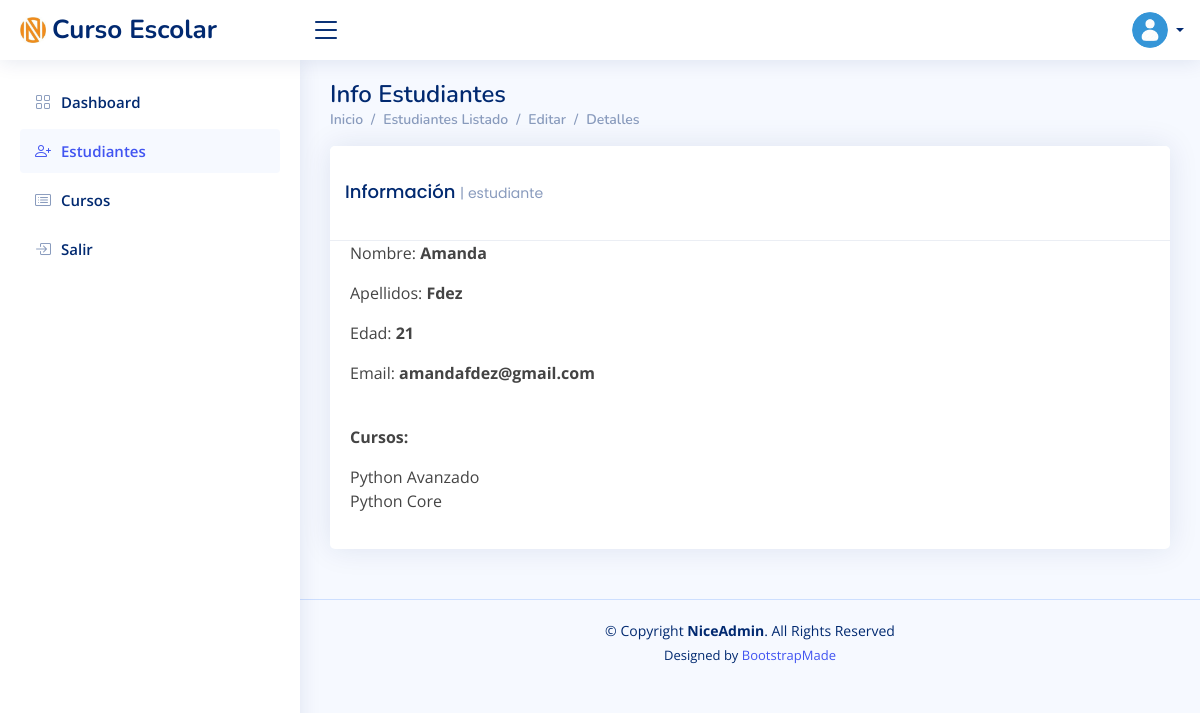
/students/detail/3/ (signed in), run on an earlier commit of the app's database.
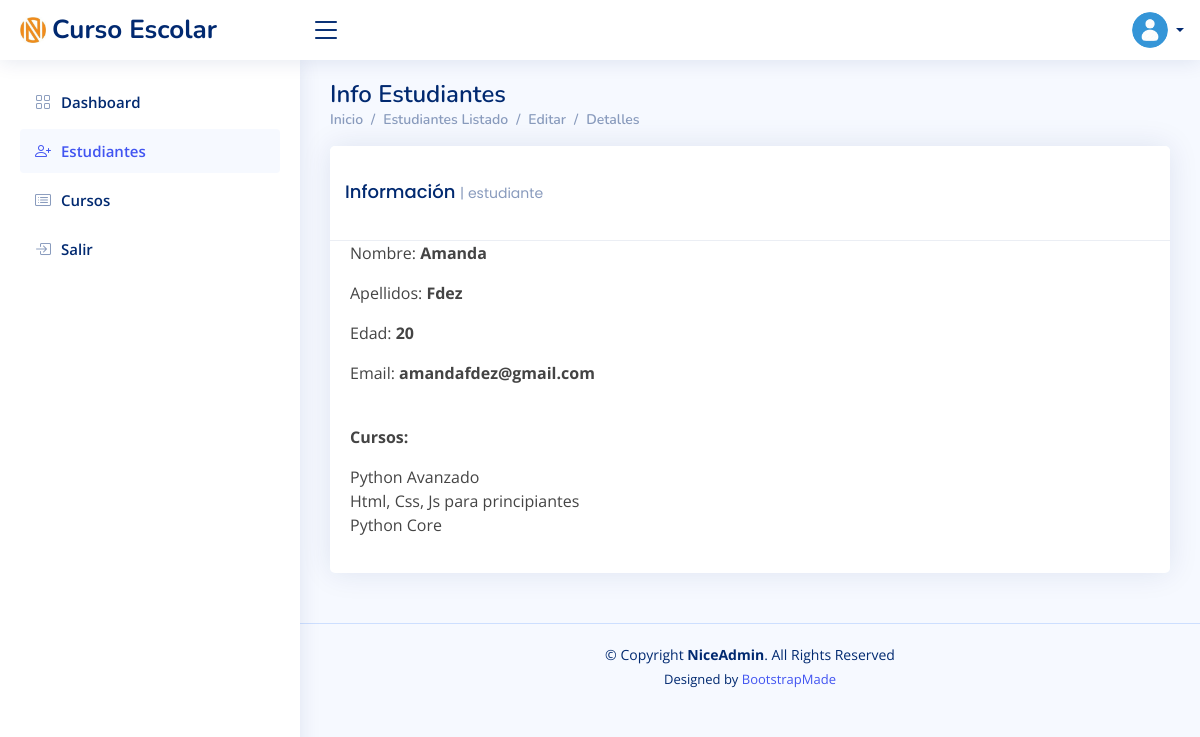
And on a later commit of the database.
### courses_students_app/models.py (models this page shows, shortened)
class Student(models.Model):
    name = models.CharField(verbose_name="Nombre", max_length=255, validators=[validate_name])
    lastname = models.CharField(verbose_name="Apellidos", max_length=255, validators=[validate_name])
    age = models.IntegerField(verbose_name="Edad", validators=[validate_age])
    email = models.EmailField(verbose_name="Correo electrónico", max_length=254)
    class Meta:
        verbose_name = 'Estudiante'
        verbose_name_plural = 'Estudiantes'
        ordering = ('name',)
    def cursos_asociados(self):
        return " <br> ".join([c.name for c in self.course_set.all()])

class Course(models.Model):
    SCHEDULE_LIST = (
        ("9_11", '9:00 AM - 11:00 AM',),
        ("11_13", '11:00 AM - 1:00 PM',),
        ("13_15", '1:00 PM - 3:00 PM',),
        ("15_17", '3:00 PM - 5:00 PM',),
        ("17_19", '5:00 PM - 7:00 PM',),
        ("19_21", '7:00 PM - 9:00 PM',),
    )
    name = models.CharField(verbose_name="Nombre", max_length=255)
    schedule = models.CharField(verbose_name="Horario", max_length=255, choices=SCHEDULE_LIST)
    start_date = models.DateTimeField(verbose_name="Fecha inicio")
    end_date = models.DateTimeField(verbose_name="Fecha fin")
    students = models.ManyToManyField(Student, verbose_name="Estudiantes", blank=True)
    class Meta:
        verbose_name = 'Curso'
        verbose_name_plural = 'Cursos'
        ordering = ('start_date',)

### courses_students_app/views.py (the view)
# urls.py: path("students/detail/<int:pk>/", login_required(views.students_detail), name="student_detail"),
def students_detail(request, pk):
    student = Student.objects.get(pk=pk)
    return render(request, "courses_students_app/student/student_detail.html", {"student": student})

### templates/courses_students_app/student/student_detail.html
{% extends 'courses_students_app/student/student_list.html' %}
{% load static %}
{% block title %} Info Estudiantes {% endblock %}
{% block breadcrumb %}
    {{block.super}}
    <li class="breadcrumb-item"><a href="{% url 'student_update' student.pk %}">Editar</a></li>
    <li class="breadcrumb-item"><a href="{% url 'student_detail' student.pk %}">Detalles</a></li>
{% endblock %}
{% block content %}
<div class="col-12">
    <div class="card recent-sales overflow-auto">
        <div class="card-header">
            <h3 class="card-title">Información <span>| estudiante</span></h3>
        </div>
        <div class="card-body">
            <p>Nombre: <b>{{student.name}}</b></p>
            <p>Apellidos: <b>{{student.lastname}}</b></p>
            <p>Edad: <b>{{student.age}}</b></p>
            <p>Email: <b>{{student.email}}</b></p>
            <br>
            <p><b>Cursos:</b></p>
            <p>{{student.cursos_asociados|safe}}</p>
        </div>
    </div>
</div>
{% endblock %}

What changed in the data, as far as the page shows it:
changed Student "Amanda": age "21" → "20"; cursos_asociados "Python Avanzado Python Core" → "Python Avanzado Html, Css, Js para principiantes Python Core"
